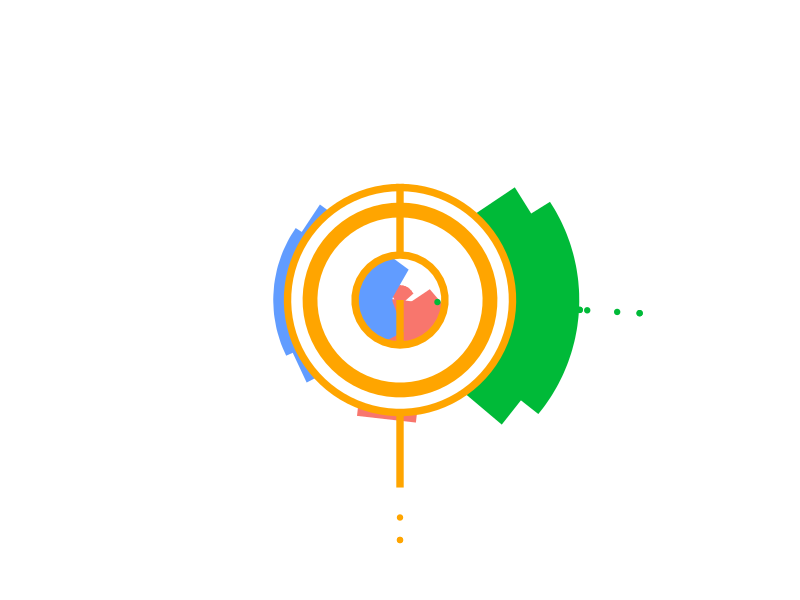
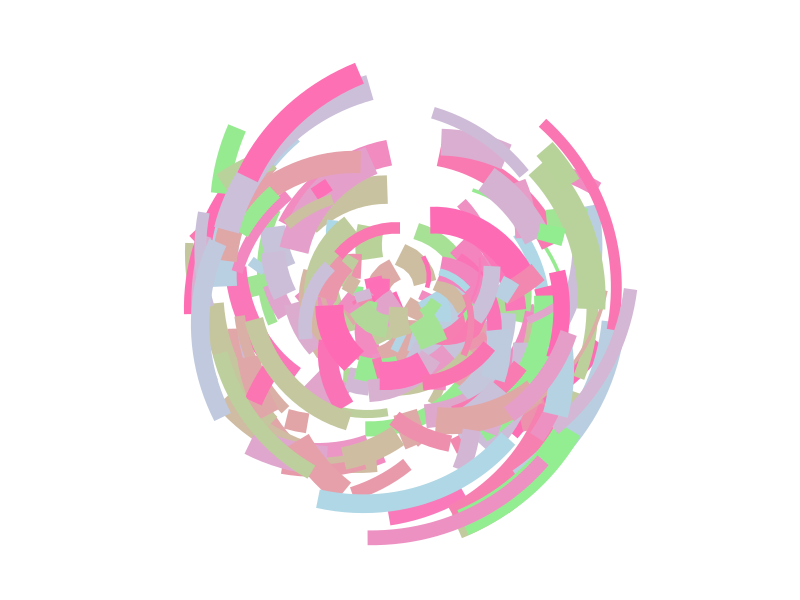
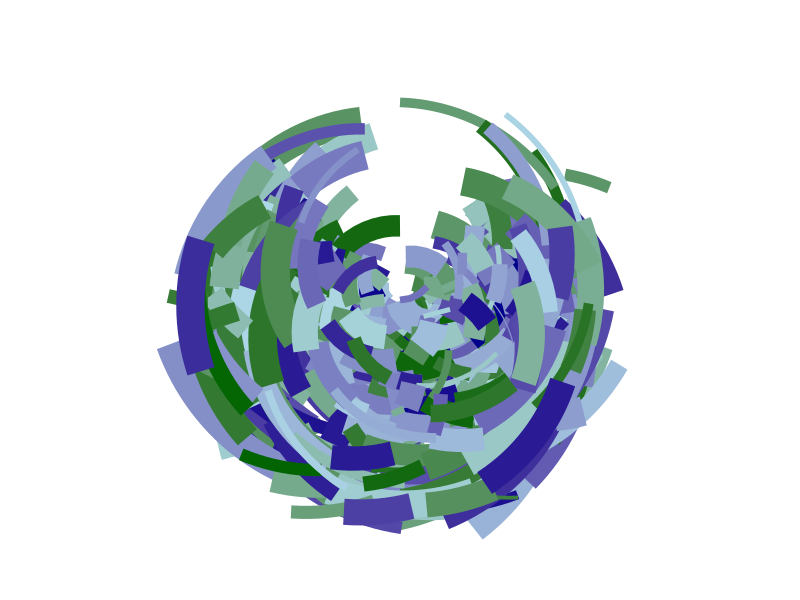
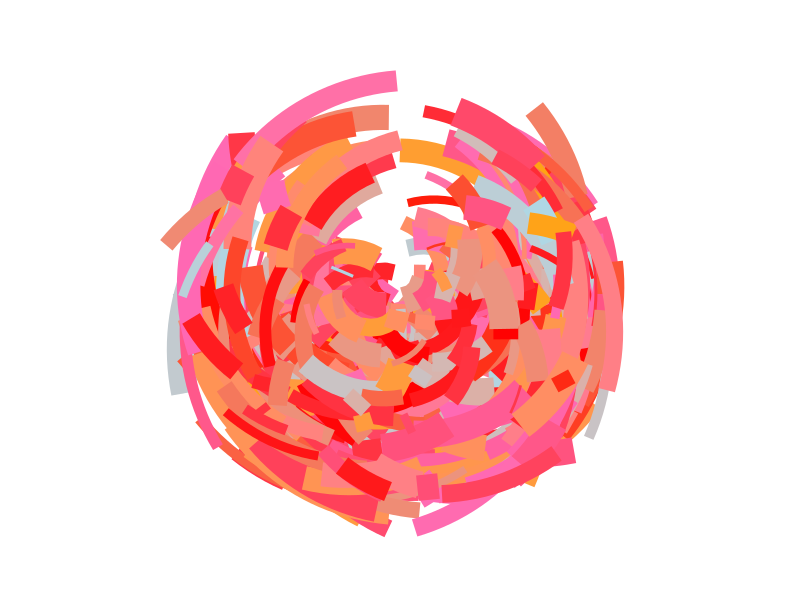
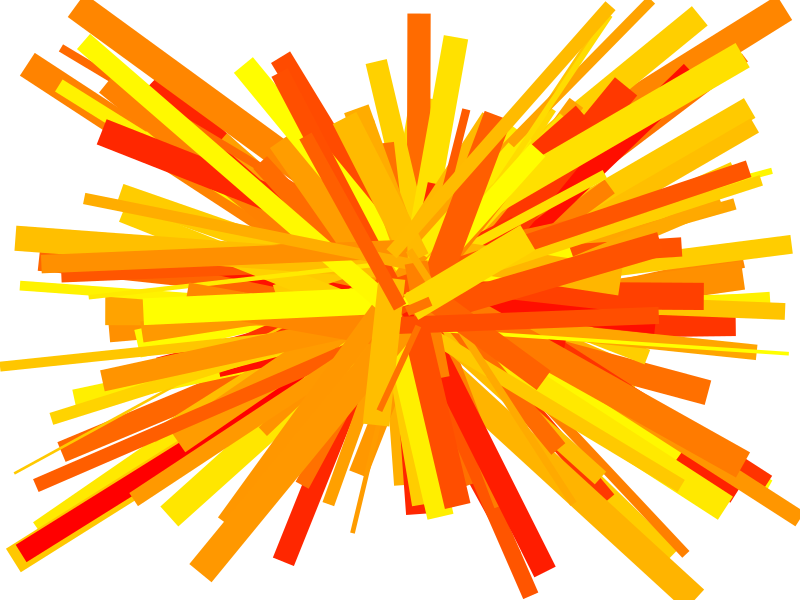
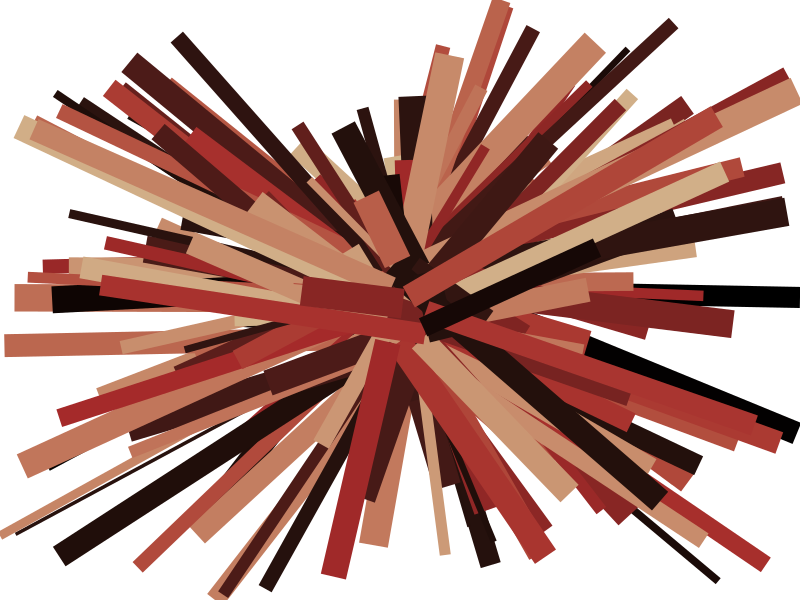
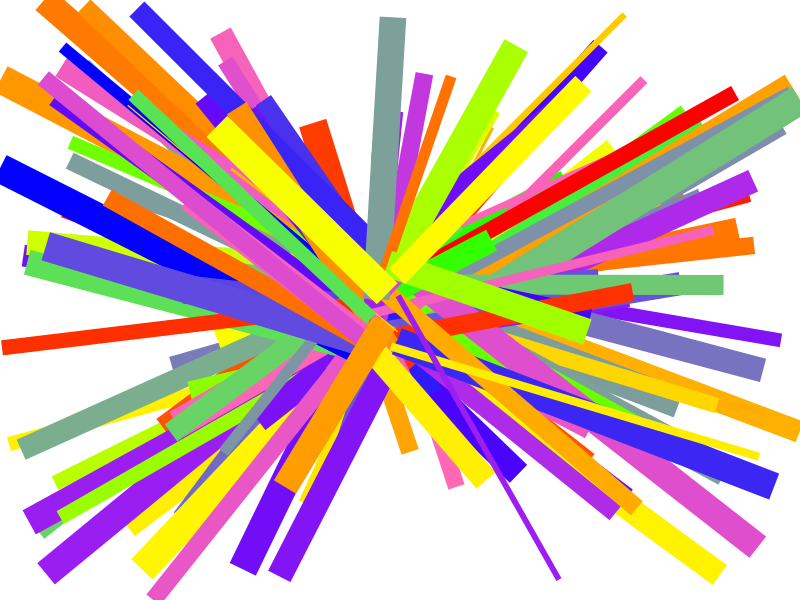

The R script that drew these images, in order:
## ---- chunk 1
library(ggplot2)
library(tibble)
## ---- chunk 2
mpg
## ---- chunk 3
mpg |>
  # making the blank graph space
  ggplot(aes(displ, hwy, colour = drv))  + 
  # this line creates the box plot for the graph, and removes the legend from the plot. The size of the boxes are set to 2-
  geom_boxplot(show.legend = FALSE, size = 20)+ 
  # the next like adds anothe rboxplot, without a legend and making it outlines in orange (size 2.5).
  geom_boxplot(show.legend = FALSE, size = 2.5, colour = "orange") + 
  # coord polar makes the plot circular
  coord_polar() + 
  # theme void takes away the gridlines and plot details, other than the colors and shape I created. 
  theme_void()

## ---- chunk 4
# create an object called polar art and attach a function to it, so you can alter and change the specifics of the art piece created without having to type all this code over and over again. in the function, mention the characteristics you would like to be alterable. 
polar_art <- function(seed, n, palette) {
  
 # set the state of the random number generator which controls the size and number of values in the data frame used to make the art. 
  set.seed(seed)
  
  # data frame containing random values for aesthetics we might want to use in the art below. setting the x and y axis intervals using the runif function. the shade and size will correspond with the value of n chosen for each plot. 
  
    dat <- tibble(
    x0 = runif(n),
    y0 = runif(n),
    x1 = x0 + runif(n, min = -.2, max = .2),
    y1 = y0 + runif(n, min = -.2, max = .2),
    shade = runif(n), 
    size = runif(n)
  )
  
  # plot segments in various colors, using 
  # polar coordinates and a gradient palette
      dat |> 
    ggplot(aes(
      x = x0,
      y = y0,
      xend = x1,
      yend = y1,
      colour = shade,
      size = size
    )) +
    geom_segment(show.legend = FALSE)  +
    coord_polar() +
    scale_y_continuous(expand = c(0, 0)) +
    scale_x_continuous(expand = c(0, 0))  + 
    scale_colour_gradientn(colours = palette) + 
    scale_size(range = c(0, 10)) + 
    theme_void()
      
# Lines 59-67 create a blank ggplot with the y and x axis set to equal intervals ending at 1.2
# line 68 makes a segment plot without a legend, with blue data points scattered in a large rectangular clump in the center of the plot.
# line 69: the coord polar function makes the plot circular
# lines 70-72 change the color palatte and side of the data segments
# line 74 takes away the grid lines of the plot as well as the axis values and titles. 
}
## ---- chunk 5
# this one is inspired by cotton candy
polar_art(seed = 3, n = 200, palette = c("lightblue", "hotpink", "lightgreen"))
# this next one is inspired by the earth
polar_art(seed = 1, n = 500, palette = c("darkblue", "lightblue", "darkgreen"))
# this last one is inspired by my bedroom
polar_art(seed = 2, n = 600, palette = c("orange", "hotpink", "red", "lightblue"))
## ---- chunk 6
polar_art_02 <- function(seed, n, palette) {
  
  # set the state of the random number generator which controls the size and number of values in the data frame used to make the art. 
  set.seed(seed)
  
  # data frame containing random values for aesthetics we might want to use in the art below. setting the x and y axis intervals using the runif function. the shade and size will correspond with the value of n chosen for each plot. 
  dat <- tibble(
    x0 = runif(n),
    y0 = runif(n),
    x1 = x0 + runif(n, min = -10, max = 10),
    y1 = y0 + runif(n, min = -3, max = 3),
    shade = runif(n), 
    size = runif(n)
  )
  
  # plot segments in various colours, using 
  # polar coordinates and a gradient palette
  dat |> 
    ggplot(aes(
      x = x0,
      y = y0,
      xend = x1,
      yend = y1,
      colour = shade,
      size = size
    )) +
    geom_segment(show.legend = FALSE) +
    scale_y_continuous(expand = c(0, 0)) +
    scale_x_continuous(expand = c(0, 0)) + 
    scale_colour_gradientn(colours = palette) + 
    scale_size(range = c(0, 10)) + 
    theme_void()
}

# Lines 116 - 124 create a blank ggplot with the y and x axis set to equal intervals ending at 1.2
# line 125 makes a segment plot without a legend, with blue data points scattered in a large rectangular clump in the center of the plot.
# lines 126-129 change the color palatte and side of the data segments
# line 130 takes away the grid lines of the plot as well as the axis values and titles. 

## ---- chunk 7
# This first piece is inspired by a campfire
polar_art_02(seed = 1, n = 200, palette = c("red", "orange", "yellow"))
# the second is inspired by a stack of redwood tree logs
polar_art_02(seed = 2, n = 175, palette = c("tan", "brown", "black"))
# This last one is inspired by confetti
polar_art_02(seed = 3, n = 150, palette = c("red", "orange", "yellow", "green", "blue", "purple", "hotpink"))
